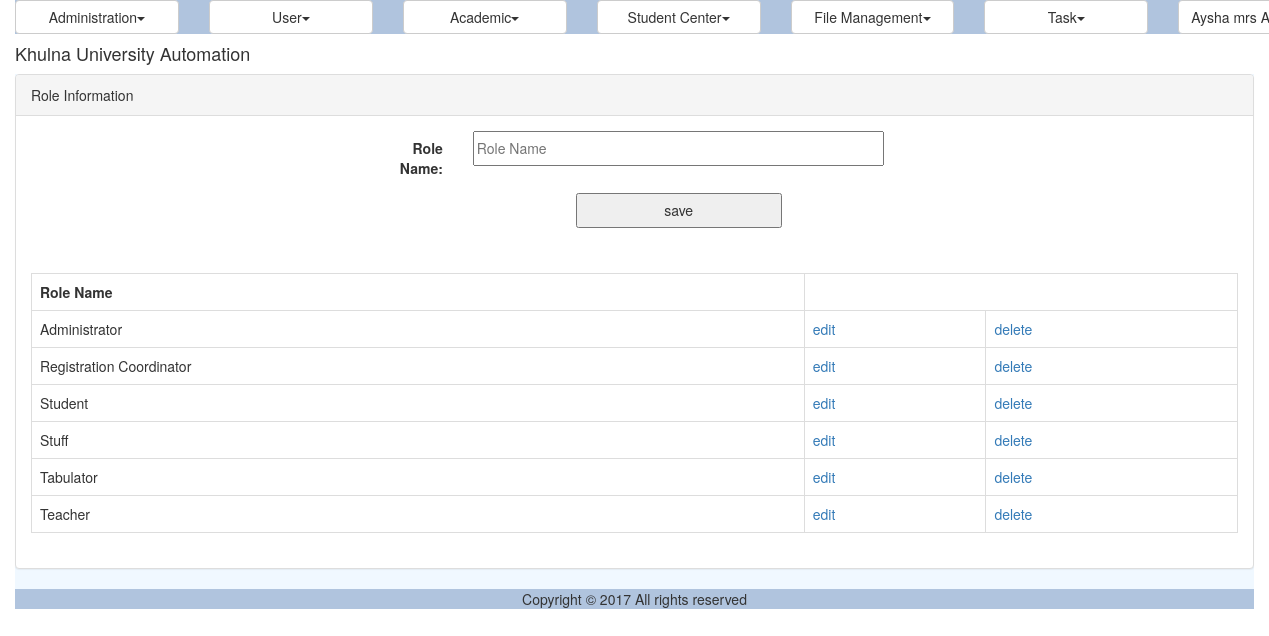
The app's page /role.php (signed in) with its own data.
### tables this page shows
CREATE TABLE `ums_role` (
  `ID` varchar(40) NOT NULL,
  `Name` varchar(50) NOT NULL
);

### util/class.util.inc (called while the page is built, shortened)
<?php
class ConfigUtil implements I_DBConfig, I_LogConfig, I_LanguageConfig{
	public static $s_instance;
	private $_host;
	private $_username;
	private $_password;
	private $_database;
	public static function getInstance() {
		if(!self::$s_instance) {
			self::$s_instance = new self();
		}
		return self::$s_instance;
	}
	private function readConfig(){
		$this->_ini_array = parse_ini_file(CONFIG.'system.ini');
		$this->_host =	$this->_ini_array['db_host'];
		$this->_username = $this->_ini_array['db_username'];
		$this->_password = $this->_ini_array['db_password'];
		$this->_database = $this->_ini_array['db_database'];
	}
	public function getDBHost(){
		return $this->_host;
	}
	public function getDBUserName(){
		return $this->_username;
	}
	public function getDBPassword(){
		return $this->_password;
	}
	public function getDBName(){
		return $this->_database;
	}
}
class DBUtil implements I_DBUtil {
	private static $s_instance;
	private $_host;
	private $_username;
	private $_password;
	private $_database;
	protected $_connection;
	protected $_result;
	public static function getInstance() {
		if(!self::$s_instance) {
			self::$s_instance = new self();
		}
		return self::$s_instance;
	}
	private function readDBConfig(){
		$_config = ConfigUtil::getInstance();
		$this->_host = $_config->getDBHost();
		$this->_username = $_config->getDBUserName();
		$this->_password = $_config->getDBPassword();
		$this->_database = $_config->getDBName();
	}
	private function setConnection(){
		$this->_connection = new mysqli($this->_host, $this->_username,
			$this->_password, $this->_database);
	}
	public function doQuery($sql) {
		$this->_result = $this->_connection->query($sql) or die(mysqli_error($this->_connection));
		return $this->_result;
	}
	public function getNumRows() {
		$this->_numRows = mysqli_num_rows($this->_result);
		return $this->_numRows;
	}
	public function getAllRows() {
		$rows = array();
		for($x = 0; $x < $this->getNumRows(); $x++) {
			$rows[] = mysqli_fetch_assoc($this->_result);
		}
		return $rows;
	}
}
class LogUtil{
	private static $s_instance;
	public static function getInstance(){
		if(!self::$s_instance) {
			self::$s_instance = new self();
		}
		return self::$s_instance;
	}
}
class LangUtil{
	private static $s_instance;
	public static function getInstance() {
		if(!self::$s_instance) {
			self::$s_instance = new self();
		}
		return self::$s_instance;
	}
}
?>

### modules/user/ui/blade/view.role.blade.inc (called while the page is built, shortened)
<?php
include_once UTILITY.'class.util.inc';
include_once MODULES_USER.'bao/class.rolebao.inc';
$_RoleBAO = new RoleBAO();
?>

### modules/user/bao/class.rolebao.inc (called while the page is built, shortened)
<?php
include_once UTILITY.'class.util.inc';
include_once MODULES_USER.'dao/class.roledao.inc';
Class RoleBAO{
	private $_RoleDAO;
	public function __construct(){
		$this->_RoleDAO = new RoleDAO();
	}
	public function getAllRoles(){
		$Result = $this->_RoleDAO->getAllRoles();
		return $Result;
	}
}
?>

### modules/user/dao/class.roledao.inc (called while the page is built, shortened)
<?php
include_once COMMON.'class.common.inc';
include_once UTILITY.'class.util.inc';
Class RoleDAO{
	private $_DB;
	public function __construct(){
		$this->_DB = DBUtil::getInstance();
	}
	public function getAllRoles(){
		$RoleList = array();
		$this->_DB->doQuery("SELECT * FROM ums_role order by Name ASC");
		$rows = $this->_DB->getAllRows();
		for($i = 0; $i < sizeof($rows); $i++) {
			$row = $rows[$i];
			$this->_Role = new Role();
		    $this->_Role->setID ( $row['ID']);
		    $this->_Role->setName( $row['Name'] );
		    $RoleList[]=$this->_Role;
		}
		$Result = new Result();
		$Result->setIsSuccess(1);
		$Result->setResultObject($RoleList);
		return $Result;
	}
}
?>

### common/class.common.inc (called while the page is built, shortened)
<?php
include_once 'class.common.user.inc';
class Result{
    private $_IsSuccess=0;
    private $_ResultObject;
    public function setIsSuccess($IsSuccess){
        $this->_IsSuccess = $IsSuccess;
    }
    public function getIsSuccess(){
        return $this->_IsSuccess;
    }
    public function setResultObject($ResultObject){
        $this->_ResultObject = $ResultObject;
    }
    public function getResultObject(){
        return $this->_ResultObject;
    }
}
?>

### common/class.common.user.inc (called while the page is built, shortened)
<?php
class Role{
    private $_ID;
    private $_Name;
    public function setID ( $ID ) {
        $this->_ID = $ID;
    }
    public function getID () {
        return $this->_ID;
    }
    public function setName( $Name ) {
        $this->_Name = $Name;
    }
    public function getName() {
        return $this->_Name;
    }
}
?>

### modules/user/ui/view.role.inc (the view)
<?php
include_once 'blade/view.role.blade.inc';
include_once COMMON.'class.common.inc';
?>
<div class="panel panel-default">
    <div class="panel-heading">Role Information</div>
    <div class="panel-body">
	<div id="form">
		<form method="post" class="form-horizontal">
				<div class="form-group">
              	<label class="control-label col-sm-2" for="txtName">Role Name:</label>
              	<div class="col-sm-10">
				<input type="text" name="txtName" placeholder="Role Name" value="<?php
					if(isset($_GET['edit'])) echo $getROW->getName();  ?>" />
				</div>
				</div>
		        <div class="form-group">
	              <div class="col-sm-offset-2 col-sm-10">
						<?php
						if(isset($_GET['edit']))
						{
							?>
							<button type="submit" name="update">update</button>
							<?php
						}
						else
						{
							?>
							<button type="submit" name="save">save</button>
							<?php
						}
						?>
				</div>
				</div>
		</form>
	</div>
	</div>
	<div class="panel-body">
	<table class="table table-bordered">
	<?php
	$Result = $_RoleBAO->getAllRoles();
	if($Result->getIsSuccess()){
		$RoleList = $Result->getResultObject();
	?>
		<tr>
			<th>Role Name</th>
		</tr>
		<?php
		for($i = 0; $i < sizeof($RoleList); $i++) {
			$Role = $RoleList[$i];
			?>
		    <tr>
			    <td><?php echo $Role->getName(); ?></td>
			    <td><a href="?edit=<?php echo $Role->getID(); ?>" onclick="return confirm('sure to edit !'); " >edit</a></td>
			    <td><a href="?del=<?php echo $Role->getID(); ?>" onclick="return confirm('sure to delete !'); " >delete</a></td>
		    </tr>
	    <?php
		}
	}
	else{
		echo $Result->getResultObject();
	}
	?>
	</table>
	</div>
</div>

### resources/css/style.css (style rules this page uses)
#form { width:500px; margin:0px auto; text-align:center; }
#form form input { width:100%; height:35px; }
form button { width:50%; height:35px; }
table,td { border:solid #e9e9e9 1px; }

### records on screen
ums_role: Name "Administrator"
ums_role: Name "Registration Coordinator"
ums_role: Name "Student"
ums_role: Name "Stuff"
ums_role: Name "Tabulator"
ums_role: Name "Teacher"

### other values on screen
$globalMenu[$i]->getTitle() "Administration User Academic Student Center File Management Task"
$CurrentUser->getFullName() "Aysha mrs…"
